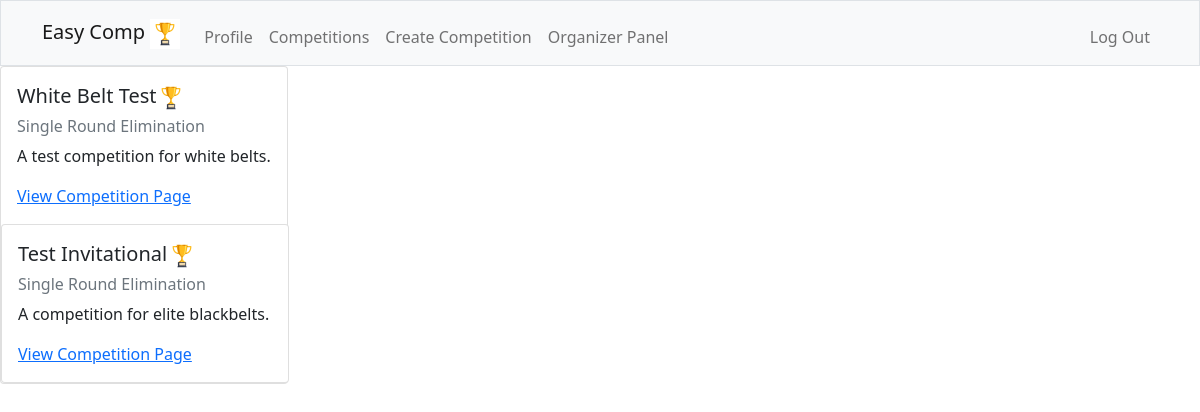
Before: /competitions (signed in) with the older database file.
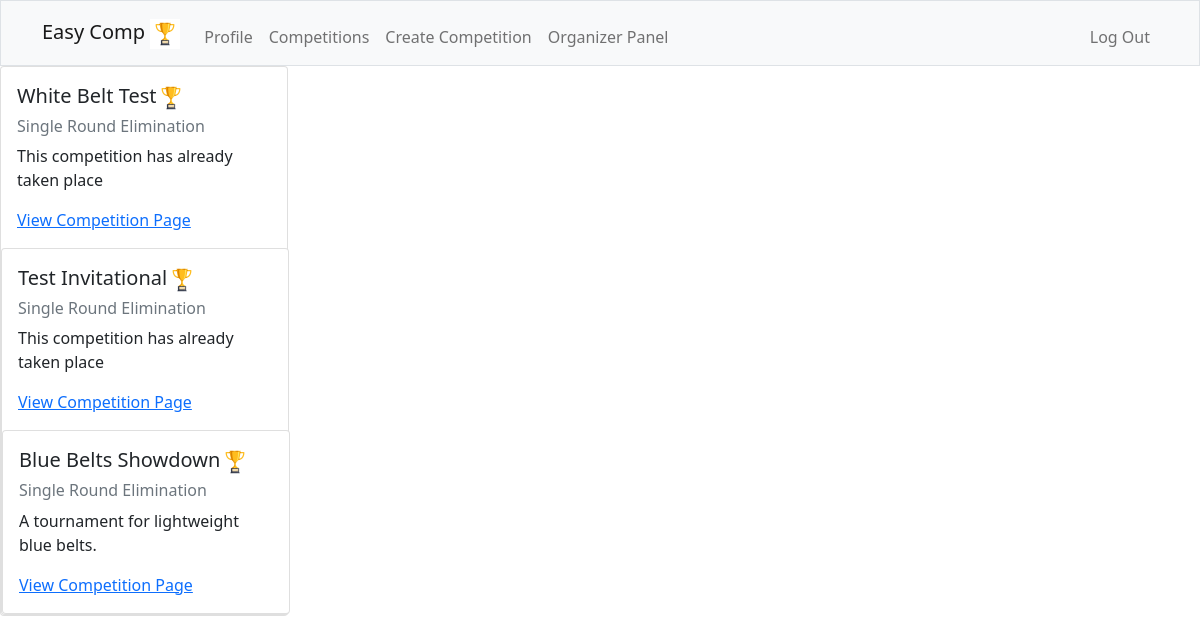
After: the same page with the newer database file.
### tables this page shows
CREATE TABLE competitions (
    id INTEGER NOT NULL,
    name TEXT NOT NULL UNIQUE,
    info TEXT NOT NULL,
    format TEXT NOT NULL,
    organizer_id INTEGER NOT NULL,
    PRIMARY KEY(id),
    FOREIGN KEY(organizer_id) REFERENCES users(id)
);

### app.py (the view)
@app.route("/competitions", methods=["GET"])
@login_required
def competitions():
    competitions = db.execute("SELECT DISTINCT name, info, format FROM competitions")
    return render_template("competitions.html", competitions=competitions)

### app.py (called while the page is built)
@app.after_request
def after_request(response):
    response.headers["Cache-Control"] = "no-cache, no-store, must-revalidate"
    response.headers["Expires"] = 0
    response.headers["Pragma"] = "no-cache"
    return response

### helpers.py (called while the page is built)
def login_required(f):
    @wraps(f)
    def decorated_function(*args, **kwargs):
        if session.get("user_id") is None:
            return redirect("/login")
        return f(*args, **kwargs)
    return decorated_function

### templates/competitions.html (shortened to what this page needs)
{% extends "layout.html" %}
{% block main %}
{%for competition in competitions %}
<div class="card" style="width: 18rem;" name="competitioncard">
  <div class="card-body">
    <h5 class="card-title">{{competition['name']}}<img src="/static/images/vecteezy_flat-design-trophy-trophy-vector-isolated-on-white-background_6425320.jpg" width="30" height="30" alt="trophy"></h5>
    <h6 class="card-subtitle mb-2 text-muted">{{ competition['format']}}</h6>
    <p class="card-text">{{ competition['info'] }}</p>
    <a href="/competition/{{competition['name']}}" class="card-link">View Competition Page</a>
</div>
{% endfor %}
{% endblock %}

### templates/layout.html (shortened to what this page needs)
<!DOCTYPE html>
<html lang="en">
    <head>
         <link href="https://cdn.jsdelivr.net/npm/bootstrap@5.1.3/dist/css/bootstrap.min.css" rel="stylesheet">
         <link href="/static/styles.css" rel="stylesheet">
    </head>
    <body>
        <nav class="bg-light border navbar navbar-expand-md navbar-light">
            <div class="container">
                <a class="navbar-brand" href="/"><span class="title">Easy Comp</span>
                    <img src="/static/images/vecteezy_flat-design-trophy-trophy-vector-isolated-on-white-background_6425320.jpg" width="30" height="30" alt="trophy">
                </a>
                <div class="collapse navbar-collapse" id="navbar">
                    {% if session ["user_id"] %}
                    <ul class="navbar-nav me-auto mt-2">
                        <li class="nav-item"><a class="nav-link" href="/">Profile</a></li>
                        <li class="nav-item"><a class="nav-link" href="/competitions">Competitions</a></li>
                        <li class="nav-item"><a class="nav-link" href="/create">Create Competition</a></li>
                        <li class="nav-item"><a class="nav-link" href="/organizerpanel">Organizer Panel</a></li>
                    </ul>
                    <ul class="navbar-nav ms-auto mt-2">
                        <li class="nav-item"><a class="nav-link" href="/logout">Log Out</a></li>
                    </ul>
                    {% else %}
                    <ul class="navbar-nav ms-auto mt-2">
                        <li class="nav-item"><a class="nav-link" href="/register">Register</a></li>
                    </ul>
                    {% endif %}
                </div>
            </div>
        </nav>
        {% block main %}
        {% endblock %}
    </body>
</html>

Changed rows visible on the page:
changed competitions "White Belt Test": info "A test competition for white belts." → "This competition has already taken place"
changed competitions "Test Invitational": info "A competition for elite blackbelts." → "This competition has already taken place"
added competitions: name "Blue Belts Showdown", format "Single Round Elimination", info "A tournament for lightweight blue belts."
